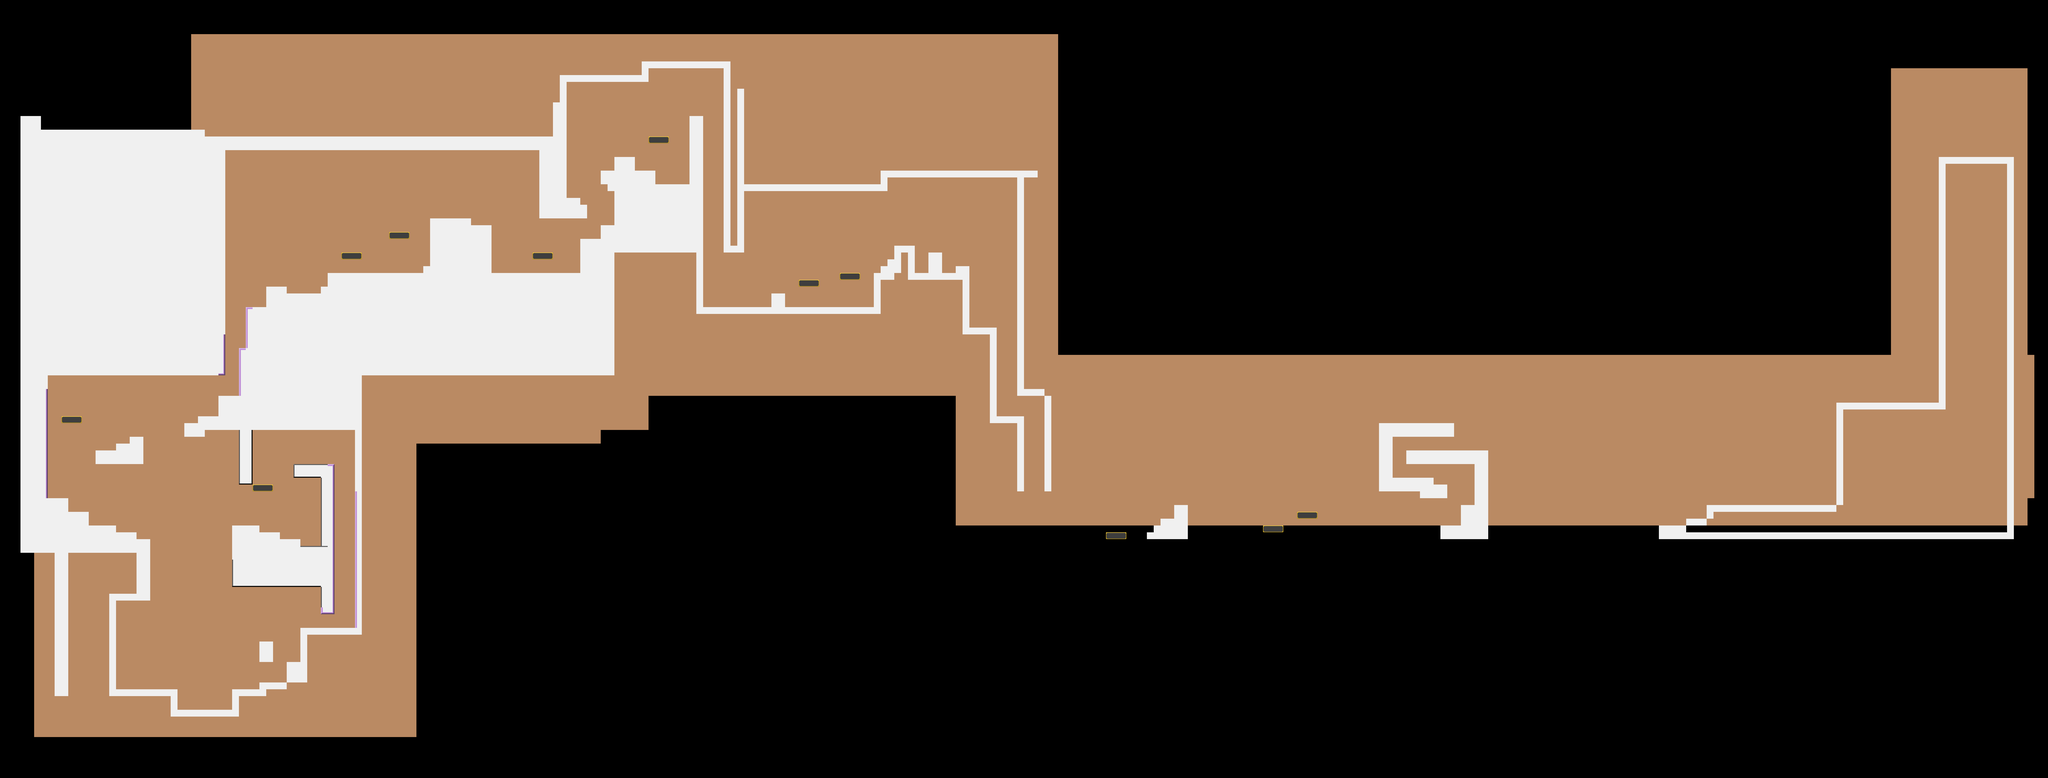

Tiled map render using the project's own tile images. Description and the map definition, with tile-layer contents summarised, below:
An orthogonal 300x114 tile map with 32x32 px tiles, 4 tile layers (fond, deco, sol, grimpette) and 6920 objects.

<map version="1.9" tiledversion="1.9.2" orientation="orthogonal" renderorder="right-down" width="300" height="114" tilewidth="32" tileheight="32" infinite="0" nextlayerid="12" nextobjectid="9772">
 <editorsettings>
  <export target="assets/city.json" format="json" />
 </editorsettings>
 <tileset firstgid="1" source="assets/Placedoki.tsx" />
 <layer id="1" name="fond" width="300" height="114">
  <data>[34200 cells, 14520 non-empty, 1 distinct tile ids]</data>
 </layer>
 <layer id="2" name="deco" width="300" height="114">
  <data>[34200 cells, 0 non-empty, 0 distinct tile ids]</data>
 </layer>
 <layer id="3" name="sol" width="300" height="114">
  <data>[34200 cells, 3575 non-empty, 15 distinct tile ids]</data>
 </layer>
 <layer id="4" name="grimpette" width="300" height="114">
  <data>[34200 cells, 78 non-empty, 8 distinct tile ids]</data>
 </layer>
 <objectgroup id="6" name="safespot">
  <object id="1" gid="127" x="1568" y="2880" width="32" height="32" />
  <object id="2" gid="127" x="1600" y="2880" width="32" height="32" />
  <object id="3" gid="127" x="1632" y="2880" width="32" height="32" />
  <object id="4" gid="127" x="1632" y="2912" width="32" height="32" />
  <object id="5" gid="127" x="1600" y="2912" width="32" height="32" />
  <object id="6" gid="127" x="1568" y="2912" width="32" height="32" />
  <object id="7" gid="127" x="1568" y="2944" width="32" height="32" />
  <object id="8" gid="127" x="1600" y="2944" width="32" height="32" />
  <object id="9" gid="127" x="1632" y="2944" width="32" height="32" />
  <object id="10" gid="127" x="1536" y="2912" width="32" height="32" />
  <object id="11" gid="127" x="1504" y="2944" width="32" height="32" />
  <object id="12" gid="127" x="1536" y="2944" width="32" height="32" />
  <object id="13" gid="127" x="1184" y="2464" width="32" height="32" />
  <object id="14" gid="127" x="1152" y="2464" width="32" height="32" />
  <object id="15" gid="127" x="1120" y="2464" width="32" height="32" />
  <object id="16" gid="127" x="1088" y="2464" width="32" height="32" />
  <object id="17" gid="127" x="1088" y="2432" width="32" height="32" />
  <object id="18" gid="127" x="1120" y="2432" width="32" height="32" />
  <object id="19" gid="127" x="1152" y="2432" width="32" height="32" />
  <object id="20" gid="127" x="1184" y="2432" width="32" height="32" />
  <object id="21" gid="127" x="1184" y="2400" width="32" height="32" />
  <object id="22" gid="127" x="1152" y="2400" width="32" height="32" />
  <object id="23" gid="127" x="1120" y="2400" width="32" height="32" />
  <object id="24" gid="127" x="1088" y="2400" width="32" height="32" />
  <object id="25" gid="127" x="1120" y="2368" width="32" height="32" />
  <object id="26" gid="127" x="1152" y="2368" width="32" height="32" />
  <object id="41" gid="127" x="448" y="2048" width="32" height="32" />
  <object id="42" gid="127" x="480" y="2048" width="32" height="32" />
  <object id="43" gid="127" x="512" y="2048" width="32" height="32" />
  <object id="44" gid="127" x="512" y="2080" width="32" height="32" />
  <object id="47" gid="127" x="480" y="2080" width="32" height="32" />
  <object id="48" gid="127" x="448" y="2080" width="32" height="32" />
  <object id="50" gid="127" x="1088" y="1728" width="32" height="32" />
  <object id="51" gid="127" x="1056" y="1728" width="32" height="32" />
  <object id="52" gid="127" x="1088" y="1760" width="32" height="32" />
  <object id="53" gid="127" x="1088" y="1792" width="32" height="32" />
  <object id="54" gid="127" x="1056" y="1792" width="32" height="32" />
  <object id="55" gid="127" x="1056" y="1760" width="32" height="32" />
  <object id="73" gid="127" x="3296" y="1216" width="32" height="32" />
  <object id="74" gid="127" x="3328" y="1216" width="32" height="32" />
  <object id="75" gid="127" x="3360" y="1216" width="32" height="32" />
  <object id="76" gid="127" x="3360" y="1248" width="32" height="32" />
  <object id="77" gid="127" x="3328" y="1248" width="32" height="32" />
  <object id="78" gid="127" x="3296" y="1248" width="32" height="32" />
  <object id="82" gid="127" x="3360" y="1280" width="32" height="32" />
  <object id="83" gid="127" x="3360" y="1312" width="32" height="32" />
  <object id="84" gid="127" x="3360" y="1344" width="32" height="32" />
  <object id="85" gid="127" x="3360" y="1376" width="32" height="32" />
  <object id="86" gid="127" x="3360" y="1408" width="32" height="32" />
  <object id="87" gid="127" x="3360" y="1440" width="32" height="32" />
  <object id="88" gid="127" x="3328" y="1440" width="32" height="32" />
  <object id="89" gid="127" x="3296" y="1440" width="32" height="32" />
  <object id="90" gid="127" x="3296" y="1408" width="32" height="32" />
  <object id="91" gid="127" x="3328" y="1408" width="32" height="32" />
  <object id="92" gid="127" x="3328" y="1376" width="32" height="32" />
  <object id="93" gid="127" x="3296" y="1376" width="32" height="32" />
  <object id="94" gid="127" x="3296" y="1344" width="32" height="32" />
  <object id="95" gid="127" x="3328" y="1344" width="32" height="32" />
  <object id="96" gid="127" x="3328" y="1312" width="32" height="32" />
  <object id="97" gid="127" x="3296" y="1312" width="32" height="32" />
  <object id="98" gid="127" x="3296" y="1280" width="32" height="32" />
  <object id="99" gid="127" x="3328" y="1280" width="32" height="32" />
  <object id="100" gid="127" x="3424" y="1216" width="32" height="32" />
  <object id="101" gid="127" x="3424" y="1248" width="32" height="32" />
  <object id="102" gid="127" x="3424" y="1280" width="32" height="32" />
  <object id="103" gid="127" x="3424" y="1312" width="32" height="32" />
  <object id="104" gid="127" x="3424" y="1344" width="32" height="32" />
  <object id="105" gid="127" x="3424" y="1376" width="32" height="32" />
  <object id="106" gid="127" x="3424" y="1408" width="32" height="32" />
  <object id="107" gid="127" x="3424" y="1440" width="32" height="32" />
  <object id="108" gid="127" x="3392" y="1440" width="32" height="32" />
  <object id="109" gid="127" x="3392" y="1408" width="32" height="32" />
  <object id="110" gid="127" x="3392" y="1376" width="32" height="32" />
  <object id="111" gid="127" x="3392" y="1344" width="32" height="32" />
  <object id="114" gid="127" x="3392" y="1312" width="32" height="32" />
  <object id="115" gid="127" x="3392" y="1280" width="32" height="32" />
  <object id="116" gid="127" x="3392" y="1248" width="32" height="32" />
  <object id="117" gid="127" x="3392" y="1216" width="32" height="32" />
  <object id="118" gid="127" x="4736" y="1824" width="32" height="32" />
  <object id="119" gid="127" x="4704" y="1856" width="32" height="32" />
  <object id="120" gid="127" x="4672" y="1888" width="32" height="32" />
  <object id="121" gid="127" x="4800" y="1952" width="32" height="32" />
  <object id="122" gid="127" x="4832" y="1920" width="32" height="32" />
  <object id="123" gid="127" x="4864" y="1888" width="32" height="32" />
  <object id="124" gid="127" x="4768" y="1952" width="32" height="32" />
  <object id="125" gid="127" x="4736" y="1952" width="32" height="32" />
  </objectgroup>
 <objectgroup id="5" name="popcornss">
  <!-- 6380 objects omitted --></objectgroup>
 <objectgroup id="8" name="obscurite">
  <!-- 6236 objects omitted --></objectgroup>
 <objectgroup id="9" name="projecteurs" />
 <objectgroup id="10" name="shine">
  <!-- 3287 objects omitted --></objectgroup>
 <objectgroup id="11" name="projecteurshorizon" />
</map>
<!-- 6834 of 6920 objects omitted -->
